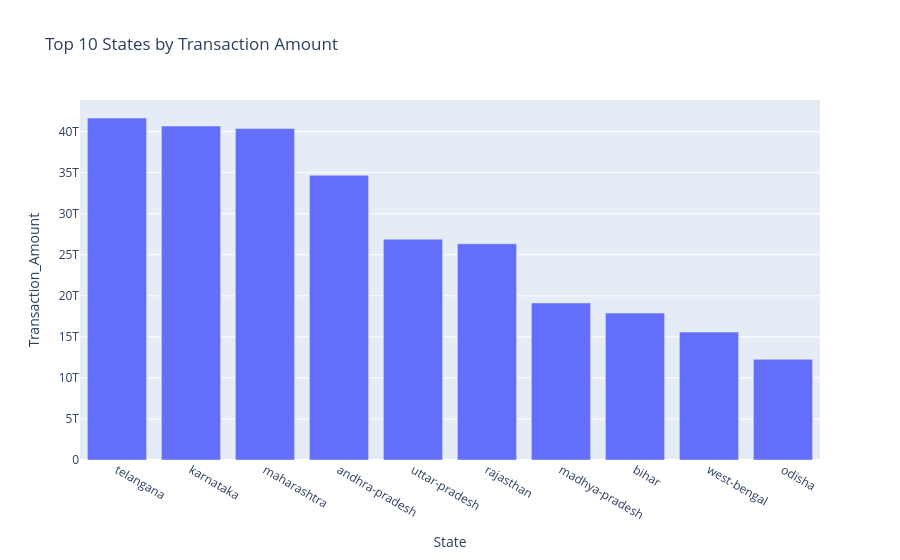

Notebook source saved alongside this figure:
### Code cell
fig = px.bar(
    state_transaction.head(10),
    x='State',
    y='Transaction_Amount',
    title='Top 10 States by Transaction Amount'
)

fig.show()

### Figure 1 — Plotly figure (JSON) as saved in the notebook; plotly's stock layout.template omitted (floating-point values rounded to 4 significant figures)
{"data": [{"alignmentgroup": "True", "hovertemplate": "State=%{x}<br>Transaction_Amount=%{y}<extra></extra>", "legendgroup": "", "marker": {"color": "#636efa", "pattern": {"shape": ""}}, "name": "", "offsetgroup": "", "orientation": "v", "showlegend": false, "textposition": "auto", "type": "bar", "x": ["telangana", "karnataka", "maharashtra", "andhra-pradesh", "uttar-pradesh", "rajasthan", "madhya-pradesh", "bihar", "west-bengal", "odisha"], "xaxis": "x", "y": [41660000000000.0, 40680000000000.0, 40370000000000.0, 34670000000000.0, 26890000000000.0, 26340000000000.0, 19130000000000.0, 17900000000000.0, 15580000000000.0, 12260000000000.0], "yaxis": "y"}], "layout": {"barmode": "relative", "legend": {"tracegroupgap": 0}, "title": {"text": "Top 10 States by Transaction Amount"}, "xaxis": {"anchor": "y", "domain": [0, 1], "title": {"text": "State"}}, "yaxis": {"anchor": "x", "domain": [0, 1], "title": {"text": "Transaction_Amount"}}}}
